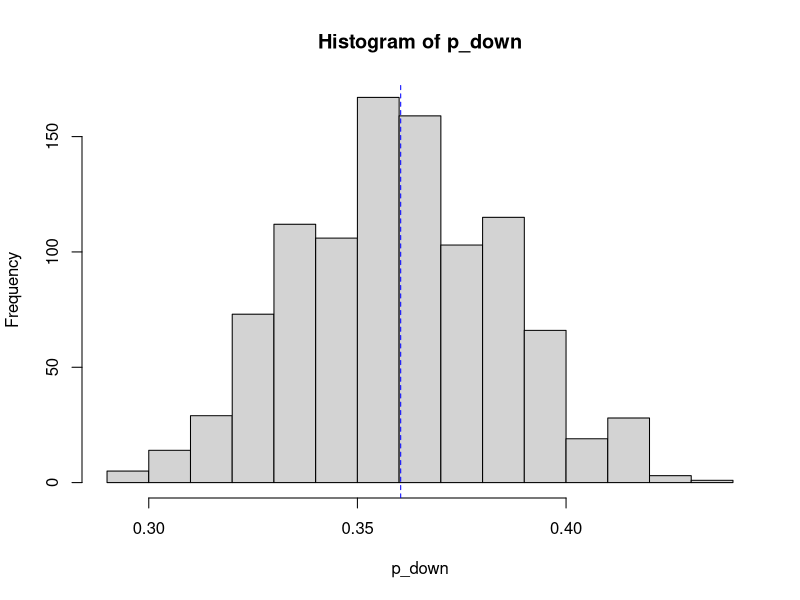
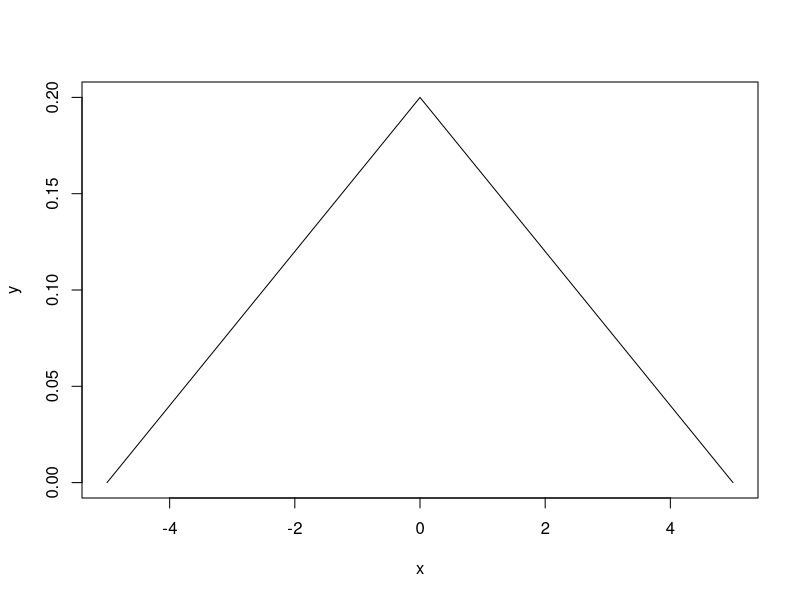

Generate these figures, in order, with R:
## ---- chunk 1
down <- logical() # logical vector for the system status (down = 1, not down = 0)
p_down <- numeric() # proportion of downtime in simulation
for (j in 1:1000) { # simulate 1000 years
  for (i in 1:365) { # simulate 1 year
  x1 <- runif(n = 1, 7,12)  # start time of job 1
  x2 <- runif(n=1,7,12)   # star time of job 2
  down[i] <- abs(x1-x2)<1 # the system is down if the right side true
  }

 p_down[j] <- mean(down) #proportions of downtime with simulation of 1000 years
}
  

hist(p_down)
abline(v = mean(p_down), lty = 2, col = "blue")

mean(p_down)

annual_lost <- 365*mean(p_down)*1000
annual_lost
## ---- chunk 2

x <- seq(-5,5,001)
 y <- ifelse (x < 0, x/25+1/5, -x/25+1/5)
plot(x, y, type = "l")
